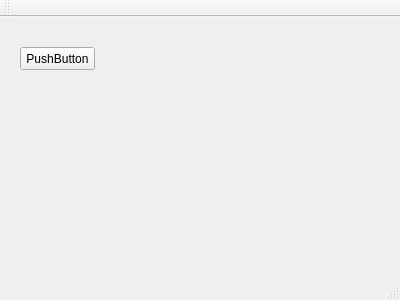
<?xml version="1.0" encoding="UTF-8"?>
<ui version="4.0">
 <class>MainWindow</class>
 <widget class="QMainWindow" name="MainWindow">
  <property name="geometry">
   <rect>
    <x>0</x>
    <y>0</y>
    <width>400</width>
    <height>300</height>
   </rect>
  </property>
  <property name="windowTitle">
   <string>MainWindow</string>
  </property>
  <widget class="QWidget" name="centralWidget">
   <widget class="QPushButton" name="pushButton">
    <property name="geometry">
     <rect>
      <x>20</x>
      <y>30</y>
      <width>75</width>
      <height>23</height>
     </rect>
    </property>
    <property name="text">
     <string>PushButton</string>
    </property>
   </widget>
  </widget>
  <widget class="QMenuBar" name="menuBar">
   <property name="geometry">
    <rect>
     <x>0</x>
     <y>0</y>
     <width>400</width>
     <height>24</height>
    </rect>
   </property>
  </widget>
  <widget class="QToolBar" name="mainToolBar">
   <attribute name="toolBarArea">
    <enum>TopToolBarArea</enum>
   </attribute>
   <attribute name="toolBarBreak">
    <bool>false</bool>
   </attribute>
  </widget>
  <widget class="QStatusBar" name="statusBar"/>
 </widget>
 <layoutdefault spacing="6" margin="11"/>
 <resources/>
 <connections/>
</ui>
